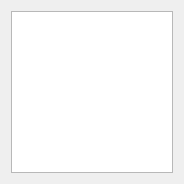
<?xml version="1.0" encoding="UTF-8"?>
<ui version="4.0">
 <class>MainBox</class>
 <widget class="QWidget" name="MainBox">
  <property name="geometry">
   <rect>
    <x>0</x>
    <y>0</y>
    <width>184</width>
    <height>184</height>
   </rect>
  </property>
  <property name="windowTitle">
   <string>Dialog</string>
  </property>
  <layout class="QVBoxLayout" name="verticalLayout">
   <item>
    <widget class="QGraphicsView" name="graphicsView"/>
   </item>
  </layout>
 </widget>
 <resources/>
 <connections/>
</ui>
